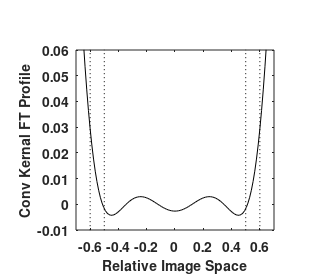

Recreate this plot in MATLAB.
function ConvKernSel2

W = 4;
beta = 6.5;
order = 0;
res = 0.05;

u = (-(W/2):res:(W/2));                                              % defined over |u| = W/2;     
M = beta * sqrt(1 - (2*abs(u)/W).^2);
KB = besseli(order,M);

%figure(1)
%plot(u,KB,'-*');

kb = 0;
N = [(-8:-1) (1:8)];
for n = 1:length(N)
    KB1 = KB.*exp(-j*2*pi*u*N(n));
    KB1 = [zeros(1,1000-(length(KB)-1)/2) KB1 zeros(1,1000-(length(KB)-1)/2)];

    kb1 = fftshift(ifftn(ifftshift(KB1)));
    kb = kb1/max(kb1(:)) + kb;
end

t = (-2:1/100:2)*1.2;
figure(2)
hold on
plot(t,real(kb(801:1201)),'k')
plot([0.5 0.5],[-1 2],'k:');
plot([-0.5 -0.5],[-1 2],'k:');
plot([0.6 0.6],[-1 2],'k:');
plot([-0.6 -0.6],[-1 2],'k:');
%plot(imag(kb))
ylabel('Conv Kernal FT Profile','fontsize',10,'fontweight','bold');
xlabel('Relative Image Space','fontsize',10,'fontweight','bold');
set(gca,'YLim',[-0.01 0.06]);
%set(gca,'XLim',[-2.4 2.4]);
set(gca,'XLim',[-0.7 0.7]);
set(gcf,'units','inches');
set(gca,'units','inches');
set(gcf,'position',[4 4 3.2 2.8]);
set(gca,'position',[0.5 0.5 2.5 1.8]);
set(gcf,'paperpositionmode','auto');
set(gca,'fontsize',10,'fontweight','bold');
set(gca,'PlotBoxAspectRatio',[1.1 1 1]);     
set(gca,'box','on');
